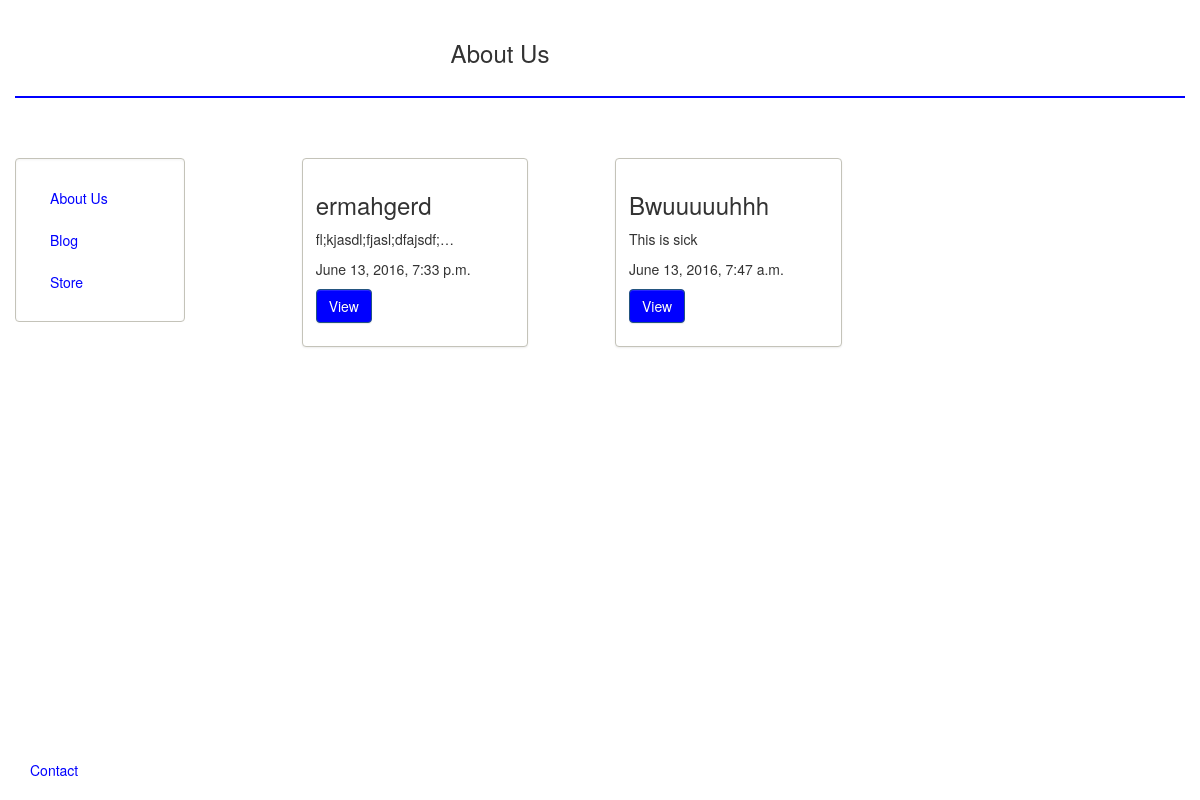
Screenshot of /blog/ with the database file from the repository.
### blog/models.py (models this page shows, shortened)
class Post(models.Model):
    title = models.CharField(max_length=140)
    body = models.TextField()
    date = models.DateTimeField()

### blog/templates/blog/index.html
{% extends "about/header.html" %}
{% block content %}
	{% for post in object_list %}
		<div class="column">
		  <div class="col-sm-6 col-md-4">
			<div class="thumbnail">
			  <div class="caption">
				<h3>
					{{ post.title }}
				</h3>
				<p>
					{{ post.body|truncatechars_html:25 }}
				</p>
				<p>
					{{ post.date }}
				</p>
				<p>
					<a href="{{post.id}}" class="btn btn-primary" role="button">
						View
					</a>
				</p>
			  </div>
			</div>
		  </div>
		</div>
	{% endfor %}
{% endblock %}

### about/static/about/css/styles.css (style rules this page uses)
html, body { height: 100%; }
a { color: blue; }
.btn-primary { background: blue; background-color: blue; }
.thumbnail { border-color: #C4C3B9; margin-left: 20% }

### rows the page displays
Post: title "ermahgerd", body "fl;kjasdl;fjasl;dfajsdf;…", date "June 13, 2016, 7:33 p.m."
Post: title "Bwuuuuuhhh", body "This is sick", date "June 13, 2016, 7:47 a.m."
